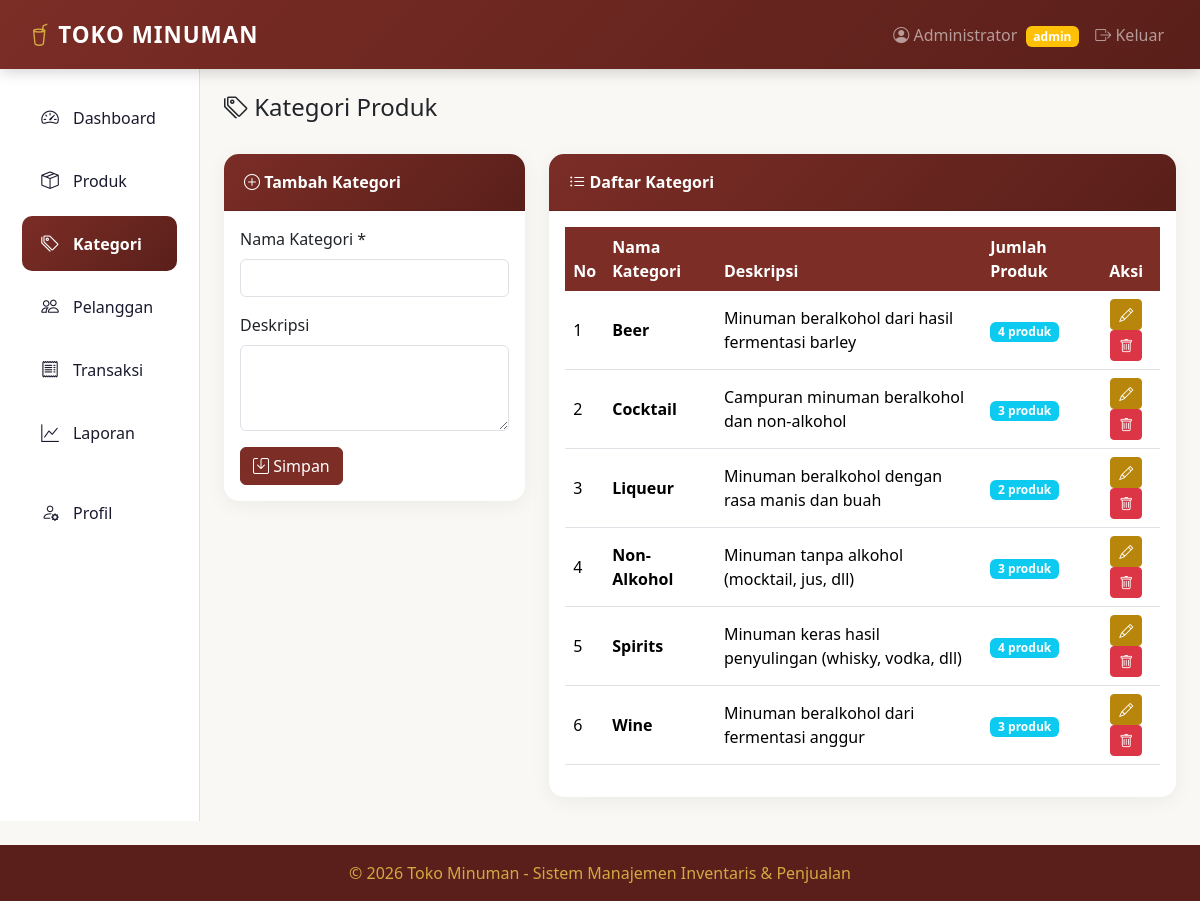
The page /kategori.php (signed in) on the database its author committed.
### tables this page shows
CREATE TABLE IF NOT EXISTS kategori_produk (
    id INT AUTO_INCREMENT PRIMARY KEY,
    nama_kategori VARCHAR(100) NOT NULL,
    deskripsi TEXT,
    created_at TIMESTAMP DEFAULT CURRENT_TIMESTAMP
);

### config.php (called while the page is built, shortened)
<?php
function sanitize($data) {
    return htmlspecialchars(trim($data), ENT_QUOTES, 'UTF-8');
}
?>

### kategori.php (the view, shortened to what this page needs)
<?php
require_once 'config.php';
$kategori_list = $pdo->query("SELECT k.*, (SELECT COUNT(*) FROM produk WHERE kategori_id = k.id) as jml_produk FROM kategori_produk k ORDER BY k.nama_kategori")->fetchAll();
$edit_data = null;
include 'includes/header.php';
?>
<div class="d-flex justify-content-between align-items-center mb-4">
    <h4><i class="bi bi-tags"></i> Kategori Produk</h4>
</div>
<div class="row">
    <div class="col-lg-4 mb-4">
        <div class="card">
            <div class="card-header"><i class="bi bi-<?= $edit_data ? 'pencil' : 'plus-circle' ?>"></i> <?= $edit_data ? 'Edit' : 'Tambah' ?> Kategori</div>
            <div class="card-body">
                <form method="POST">
                    <div class="mb-3">
                        <label class="form-label">Nama Kategori *</label>
                        <input type="text" class="form-control" name="nama_kategori" value="<?= sanitize($edit_data['nama_kategori'] ?? '') ?>" required>
                    </div>
                    <div class="mb-3">
                        <label class="form-label">Deskripsi</label>
                        <textarea class="form-control" name="deskripsi" rows="3"><?= sanitize($edit_data['deskripsi'] ?? '') ?></textarea>
                    </div>
                    <button type="submit" class="btn btn-primary"><i class="bi bi-save"></i> Simpan</button>
                </form>
            </div>
        </div>
    </div>
    <div class="col-lg-8">
        <div class="card">
            <div class="card-header"><i class="bi bi-list-ul"></i> Daftar Kategori</div>
            <div class="card-body">
                <div class="table-responsive">
                    <table class="table table-hover align-middle">
                        <thead><tr><th>No</th><th>Nama Kategori</th><th>Deskripsi</th><th>Jumlah Produk</th><th class="text-center">Aksi</th></tr></thead>
                        <tbody>
                            <?php foreach ($kategori_list as $i => $k): ?>
                            <tr>
                                <td><?= $i+1 ?></td>
                                <td><strong><?= sanitize($k['nama_kategori']) ?></strong></td>
                                <td><?= sanitize($k['deskripsi'] ?? '-') ?></td>
                                <td><span class="badge bg-info"><?= $k['jml_produk'] ?> produk</span></td>
                                <td class="text-center">
                                    <a href="kategori.php?edit=<?= $k['id'] ?>" class="btn btn-sm btn-warning"><i class="bi bi-pencil"></i></a>
                                    <a href="kategori.php?hapus=<?= $k['id'] ?>" class="btn btn-sm btn-danger btn-hapus"><i class="bi bi-trash"></i></a>
                                </td>
                            </tr>
                            <?php endforeach; ?>
                        </tbody>
                    </table>
                </div>
            </div>
        </div>
    </div>
</div>
<?php include 'includes/footer.php'; ?>

### includes/header.php (shortened to what this page needs)
<!DOCTYPE html>
<html lang="id">
<head>
    <link href="https://cdn.jsdelivr.net/npm/bootstrap@5.3.3/dist/css/bootstrap.min.css" rel="stylesheet">
    <link href="https://cdn.jsdelivr.net/npm/bootstrap-icons@1.11.3/font/bootstrap-icons.min.css" rel="stylesheet">
</head>
<body>
    <nav class="navbar navbar-expand-lg navbar-dark">
        <div class="container-fluid">
            <a class="navbar-brand" href="dashboard.php">
                <i class="bi bi-cup-straw"></i> TOKO MINUMAN
            </a>
            <div class="collapse navbar-collapse" id="navbarNav">
                <ul class="navbar-nav ms-auto">
                    <li class="nav-item">
                        <span class="nav-link">
                            <i class="bi bi-person-circle"></i>
                            <?= sanitize($_SESSION['nama_lengkap'] ?? 'User') ?>
                            <span class="badge bg-warning ms-1"><?= sanitize($_SESSION['role'] ?? '') ?></span>
                        </span>
                    </li>
                    <li class="nav-item">
                        <a class="nav-link" href="logout.php"><i class="bi bi-box-arrow-right"></i> Keluar</a>
                    </li>
                </ul>
            </div>
        </div>
    </nav>
    <div class="container-fluid">
        <div class="row">
            <nav class="col-md-3 col-lg-2 d-md-block sidebar py-3">
                <div class="position-sticky">
                    <ul class="nav flex-column">
                        <li class="nav-item">
                            <a class="nav-link <?= basename($_SERVER['PHP_SELF']) == 'dashboard.php' ? 'active' : '' ?>" href="dashboard.php">
                                <i class="bi bi-speedometer2"></i> Dashboard
                            </a>
                        </li>
                        <li class="nav-item">
                            <a class="nav-link <?= basename($_SERVER['PHP_SELF']) == 'produk.php' ? 'active' : '' ?>" href="produk.php">
                                <i class="bi bi-box-seam"></i> Produk
                            </a>
                        </li>
                        <li class="nav-item">
                            <a class="nav-link <?= basename($_SERVER['PHP_SELF']) == 'kategori.php' ? 'active' : '' ?>" href="kategori.php">
                                <i class="bi bi-tags"></i> Kategori
                            </a>
                        </li>
                        <li class="nav-item">
                            <a class="nav-link <?= basename($_SERVER['PHP_SELF']) == 'pelanggan.php' ? 'active' : '' ?>" href="pelanggan.php">
                                <i class="bi bi-people"></i> Pelanggan
                            </a>
                        </li>
                        <li class="nav-item">
                            <a class="nav-link <?= basename($_SERVER['PHP_SELF']) == 'transaksi.php' ? 'active' : '' ?>" href="transaksi.php">
                                <i class="bi bi-receipt"></i> Transaksi
                            </a>
                        </li>
                        <li class="nav-item">
                            <a class="nav-link <?= basename($_SERVER['PHP_SELF']) == 'laporan.php' ? 'active' : '' ?>" href="laporan.php">
                                <i class="bi bi-graph-up"></i> Laporan
                            </a>
                        </li>
                        <li class="nav-item mt-3">
                            <a class="nav-link <?= basename($_SERVER['PHP_SELF']) == 'profil.php' ? 'active' : '' ?>" href="profil.php">
                                <i class="bi bi-person-gear"></i> Profil
                            </a>
                        </li>
                    </ul>
                </div>
            </nav>
            <main class="col-md-9 ms-sm-auto col-lg-10 px-md-4 py-4">

### includes/footer.php (shortened to what this page needs)
            </main>
        </div>
    </div>
    <footer class="text-center py-3 mt-4" style="background-color: var(--primary-dark); color: #d4a843;">
        <p class="mb-0">&copy; 2026 Toko Minuman - Sistem Manajemen Inventaris & Penjualan</p>
    </footer>
</body>
</html>

### includes/header.php (style rules this page uses)
:root { --primary: #7b2d26; --primary-dark: #5a1f1a; --secondary: #b8860b; --accent: #d4a843; --dark: #1a1a2e; --light-bg: #faf8f5; --card-bg: #ffffff; }
* { font-family: 'Segoe UI', Tahoma, Geneva, Verdana, sans-serif; }
body { background-color: var(--light-bg); }
.navbar { background: linear-gradient(135deg, var(--primary), var(--primary-dark)) !important; box-shadow: 0 2px 15px rgba(0,0,0,0.2); padding: 0.8rem 1rem; }
.navbar-brand { font-weight: 800; font-size: 1.4rem; letter-spacing: 1px; }
.navbar-brand i { color: var(--accent); }
.sidebar { min-height: calc(100vh - 60px); background: var(--card-bg); border-right: 1px solid #e8e0d8; }
.sidebar .nav-link { color: var(--dark); padding: 0.9rem 1.2rem; border-radius: 10px; margin: 4px 10px; font-weight: 500; transition: all 0.2s; }
.sidebar .nav-link.active { background: linear-gradient(135deg, var(--primary), var(--primary-dark)); color: white; font-weight: 600; }
.sidebar .nav-link i { margin-right: 10px; font-size: 1.1rem; }
.card { border: none; border-radius: 15px; box-shadow: 0 4px 20px rgba(0,0,0,0.06); transition: transform 0.2s; }
.card-header { background: linear-gradient(135deg, var(--primary), var(--primary-dark)); color: white; border-radius: 15px 15px 0 0 !important; font-weight: 600; padding: 1rem 1.25rem; }
.btn-primary { background-color: var(--primary); border-color: var(--primary); }
.btn-warning { background-color: var(--secondary); border-color: var(--secondary); color: white; }
.table thead th { background-color: var(--primary); color: white; border: none; font-weight: 600; }

### rows shown on the page
kategori_produk: nama_kategori "Beer", deskripsi "Minuman beralkohol dari hasil fermentasi barley", jml_produk "4"
kategori_produk: nama_kategori "Cocktail", deskripsi "Campuran minuman beralkohol dan non-alkohol", jml_produk "3"
kategori_produk: nama_kategori "Liqueur", deskripsi "Minuman beralkohol dengan rasa manis dan buah", jml_produk "2"
kategori_produk: nama_kategori "Non-Alkohol", deskripsi "Minuman tanpa alkohol (mocktail, jus, dll)", jml_produk "3"
kategori_produk: nama_kategori "Spirits", deskripsi "Minuman keras hasil penyulingan (whisky, vodka, dll)", jml_produk "4"
kategori_produk: nama_kategori "Wine", deskripsi "Minuman beralkohol dari fermentasi anggur", jml_produk "3"

### other values the page prints
$_SESSION['nama_lengkap'] "Administrator"
$_SESSION['role'] "admin"
